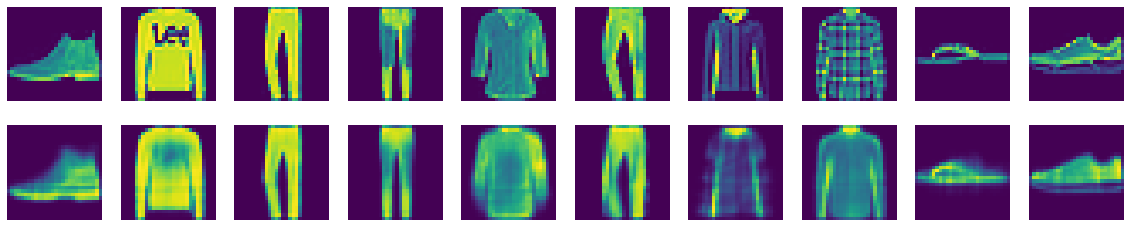

Write Python code to recreate this figure.
#!/usr/bin/env python3
# -*- coding: utf-8 -*-
"""
Created on Sat Aug 31 23:01:21 2019

@author: cihanerman
"""

# %% import library
from keras.models import Model
from keras.layers import Input, Dense
from keras.datasets import fashion_mnist
import matplotlib.pyplot as plt
import json, codecs
import warnings
warnings.filterwarnings("ignore")

#%% load data and preproccessing
(x_train, _), (x_test, _) = fashion_mnist.load_data()

x_train = x_train.astype("float32") / 255.0
x_test = x_test.astype("float32") / 255.0

x_train = x_train.reshape((len(x_train), x_train.shape[1:][0]*x_train.shape[1:][1]))
x_test = x_test.reshape((len(x_test), x_test.shape[1:][0]*x_test.shape[1:][1]))

plt.imshow(x_train[4000].reshape(28,28))
plt.axis("off")
plt.show()

#%% Create Model

input_img = Input(shape = (x_train.shape[1],))
encoded1 = Dense(42, activation="relu")(input_img)
encoded2 = Dense(21, activation="relu")(encoded1)
decoded1 = Dense(42, activation="relu")(encoded2)
decoded2 = Dense(x_train.shape[1], activation="sigmoid")(decoded1)

model = Model(input_img, decoded2)
model.compile(optimizer="rmsprop", loss="binary_crossentropy")

#%% Model training

hist = model.fit(
            x_train,
            x_train,
            epochs=150,
            batch_size=300,
            shuffle=True,
            validation_data=(x_train, x_train)
        )

#%% save weight

model.save_weights("fashion_mnist_model_weight.h5", overwrite=True)

# %% save hist
with open("fashion_mnist_model_hist.json","w") as f:
    json.dump(hist.history,f)

# %% load history
with codecs.open("fashion_mnist_model_hist.json","r", encoding="utf-8")  as f:
    n = json.loads(f.read())
    
#%% evaluation
print(n.keys())

plt.plot(n["loss"],label = "Train loss")
plt.plot(n["val_loss"],label = "Val loss")

plt.legend()
plt.show()

#%% Predict
decoded_imgs = model.predict(x_test)

n = 10
plt.figure(figsize=(20, 4))
for i in range(n):
    # original
    ax = plt.subplot(2, n, i+1)
    plt.imshow(x_test[i].reshape(28, 28))
    plt.axis("off")

    # reconstruction
    ax = plt.subplot(2, n, i + n+1)
    plt.imshow(decoded_imgs[i].reshape(28, 28))
    plt.axis("off")
plt.show()
